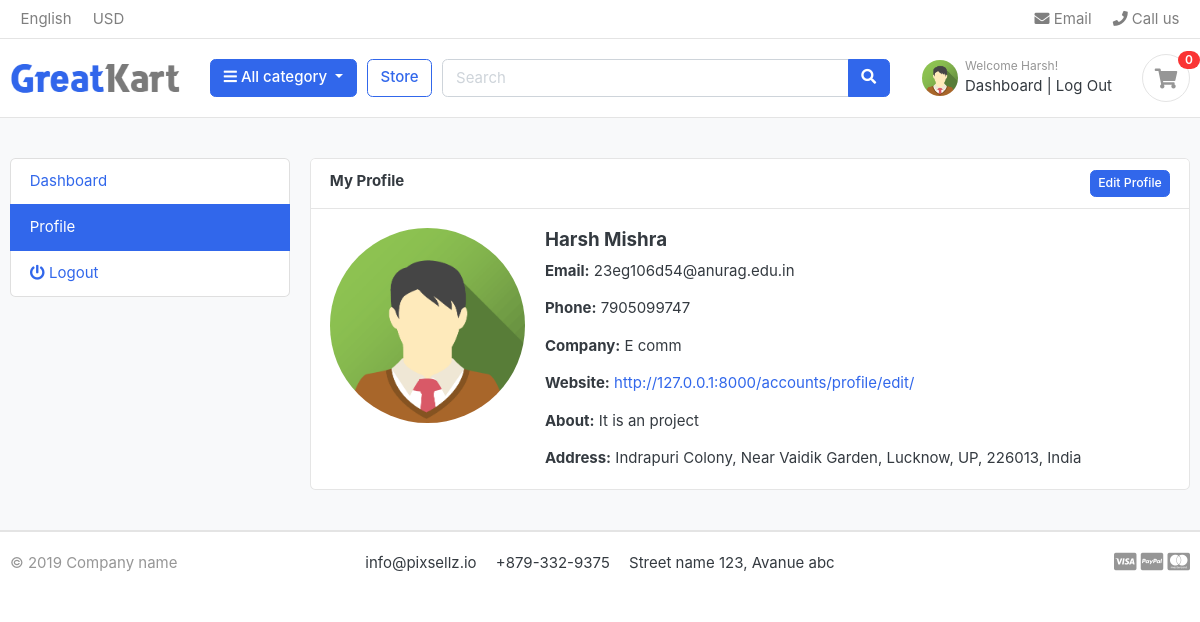
Page /accounts/profile/ (signed in) on the committed database.
### accounts/models.py (models this page shows, shortened)
class Account(AbstractBaseUser):
    first_name = models.CharField(max_length=50)
    last_name = models.CharField(max_length=50)
    username = models.CharField(max_length=50,unique = True)
    email = models.EmailField(max_length=50,unique=True)
    phone_number = models.CharField(max_length=15,null=True)
    date_joined = models.DateTimeField(auto_now_add=True)
    last_login = models.DateTimeField(auto_now=True)  # or we can remove it django handles it
    is_admin = models.BooleanField(default=False)
    is_staff = models.BooleanField(default=False)
    is_active = models.BooleanField(default=False)
    is_superadmin = models.BooleanField(default=False)
    USERNAME_FIELD = 'email'              # now we will be able to login with the 'email' field
    REQUIRED_FIELDS = ['username','first_name','last_name']
    objects = MyAccountManager()     # for telling the Account that we are using MyAccountManager for all the operations i.e. creating user and superuser

class Profile(models.Model):
    GENDER_CHOICES = (
        ('M', 'Male'),
        ('F', 'Female'),
        ('O', 'Other'),
    )
    user = models.OneToOneField(Account, on_delete=models.CASCADE, related_name='profile')
    profile_image = models.ImageField(upload_to='profiles/', blank=True, null=True)
    phone_number = models.CharField(max_length=20, blank=True, null=True)
    company = models.CharField(max_length=100, blank=True)
    website = models.URLField(blank=True)
    about = models.TextField(blank=True)
    gender = models.CharField(max_length=1, choices=GENDER_CHOICES, blank=True)
    dob = models.DateField(blank=True, null=True)
    address_line_1 = models.CharField(max_length=255, blank=True)
    address_line_2 = models.CharField(max_length=255, blank=True)
    city = models.CharField(max_length=50, blank=True)
    state = models.CharField(max_length=50, blank=True)
    country = models.CharField(max_length=50, blank=True)
    postcode = models.CharField(max_length=20, blank=True)
    created_at = models.DateTimeField(auto_now_add=True)
    updated_at = models.DateTimeField(auto_now=True)
    def full_address(self):
        parts = [self.address_line_1, self.address_line_2, self.city, self.state, self.postcode, self.country]
        return ', '.join([p for p in parts if p])

### accounts/views.py (the view)
# urls.py: path('profile/', views.profile_view, name='profile'),
@login_required(login_url='login')
def profile_view(request):
    profile = None
    try:
        profile = request.user.profile
    except Profile.DoesNotExist:
        profile = None
    avatar_urls = get_avatar_urls()
    return render(request, 'accounts/profile.html', {
        'profile': profile,
        'avatar_urls': avatar_urls,
    })

### accounts/context_processors.py (called while the page is built)
def profile(request):
    if request.user.is_authenticated:
        try:
            profile = request.user.profile
        except Profile.DoesNotExist:
            profile = None
        return {'profile': profile}
    return {'profile': None}

### accounts/views.py (called while the page is built)
def get_avatar_urls():
    avatars_dir = os.path.join(settings.BASE_DIR, 'static', 'images', 'avatars')
    avatar_urls = []
    if os.path.isdir(avatars_dir):
        for filename in sorted(os.listdir(avatars_dir)):
            if filename.lower().endswith(('.png', '.jpg', '.jpeg', '.gif', '.webp')):
                avatar_urls.append(settings.STATIC_URL + 'images/avatars/' + filename)
    return avatar_urls

### carts/context_processors.py (called while the page is built)
def counter(request):
    cart_count = 0
    if 'admin' in request.path:
        return {}
    else:
        try:
            cart = Cart.objects.filter(cart_id = _cart_id(request))
            cart_items = CartItem.objects.all().filter(cart = cart[:1])
            for cart_item in cart_items:
                cart_count = cart_count + cart_item.quantity
        except Cart.DoesNotExist:
            cart_count = 0
    return dict(cart_count = cart_count)

### carts/views.py (called while the page is built)
def _cart_id(request):
    cart = request.session.session_key
    if not cart:
        cart = request.session.create()
    return cart

### category/context_processors.py (called while the page is built)
def menu_links(request):
    links = Category.objects.all()
    return dict(links = links)

### category/models.py (called while the page is built)
    def get_url(self):
        return reverse('products_by_category', args=[self.slug])

### templates/accounts/profile.html (shortened to what this page needs)
{% extends 'base.html' %}
{% load static %}
{% block content %}
<section class="section-conten padding-y bg">
<div class="container">
    <div class="row">
        <aside class="col-md-3">
            <ul class="list-group">
                <a class="list-group-item" href="{% url 'dashboard' %}"> Dashboard </a>
                <a class="list-group-item active" href="#"> Profile </a>
                <a class="list-group-item" href="{% url 'logout' %}"><i class="fa fa-power-off"></i> Logout </a>
            </ul>
        </aside>
        <main class="col-md-9">
            <article class="card">
                <header class="card-header">
                    <strong>My Profile</strong>
                    <a class="btn btn-sm btn-primary float-right" href="{% url 'edit_profile' %}">Edit Profile</a>
                </header>
                <div class="card-body">
                    {% if profile %}
                        <div class="row">
                            <div class="col-md-3">
                                {% if profile.profile_image %}
                                    <img src="{{ profile.profile_image.url }}" class="img-fluid rounded-circle">
                                {% else %}
                                    {% if profile.gender == 'M' %}
                                        <img src="{% static 'images/avatars/avatar4.png' %}" class="img-fluid rounded-circle" alt="Profile image">
                                    {% elif profile.gender == 'F' %}
                                        <img src="{% static 'images/avatars/avatar5.jpg' %}" class="img-fluid rounded-circle" alt="Profile image">
                                    {% elif profile.gender == 'O' %}
                                        <img src="{% static 'images/avatars/avatar6.png' %}" class="img-fluid rounded-circle" alt="Profile image">
                                    {% endif %}
                                {% endif %}
                            </div>
                            <div class="col-md-9">
                                <h5>{{ request.user.first_name }} {{ request.user.last_name }}</h5>
                                <p><strong>Email:</strong> {{ request.user.email }}</p>
                                <p><strong>Phone:</strong> {% if profile.phone_number %}{{ profile.phone_number }}{% else %}{{ request.user.phone_number }}{% endif %}</p>
                                <p><strong>Company:</strong> {{ profile.company }}</p>
                                <p><strong>Website:</strong> <a href="{{ profile.website }}">{{ profile.website }}</a></p>
                                <p><strong>About:</strong> {{ profile.about }}</p>
                                <p><strong>Address:</strong> {{ profile.full_address }}</p>
                            </div>
                        </div>
                    {% else %}
                        <p class="text-muted">You don't have a profile yet. <a href="{% url 'edit_profile' %}">Create one now</a>.</p>
                    {% endif %}
                </div>
            </article>
        </main>
    </div>
</div>
</section>
{% endblock %}

### templates/includes/navbar.html (shortened to what this page needs)
{% load static %}
<header class="section-header">
<nav class="navbar p-md-0 navbar-expand-sm navbar-light border-bottom">
<div class="container">
  <div class="collapse navbar-collapse" id="navbarTop4">
    <ul class="navbar-nav mr-auto">
    	<li class="nav-item dropdown">
		 	<a href="#" class="nav-link">   English </a>
		</li>
		<li class="nav-item dropdown">
			<a href="#" class="nav-link"> USD </a>
		</li>
    </ul>
    <ul class="navbar-nav">
		<li><a href="#" class="nav-link"> <i class="fa fa-envelope"></i> Email </a></li>
		<li><a href="#" class="nav-link"> <i class="fa fa-phone"></i> Call us </a></li>
	</ul>
  </div>
</div>
</nav>
<section class="header-main border-bottom">
	<div class="container">
<div class="row align-items-center">
	<div class="col-lg-2 col-md-3 col-6">
		<a href="/" class="brand-wrap">
			<img class="logo" src="{% static './images/logo.png' %}">
		</a>
	</div>
	<div class="col-lg col-sm col-md col-6 flex-grow-0">
		<div class="category-wrap dropdown d-inline-block float-right">
			<button type="button" class="btn btn-primary dropdown-toggle" data-toggle="dropdown">
				<i class="fa fa-bars"></i> All category
			</button>
		</div>
	</div>
	<a href="{% url 'store' %}" class="btn btn-outline-primary">Store</a>
	<div class="col-lg  col-md-6 col-sm-12 col">
		<form action="{% url 'search' %}" class="search" method="GET">
			<div class="input-group w-100">
			    <input type="text" class="form-control" style="width:60%;" placeholder="Search" name = "keyword">
			    <div class="input-group-append">
			      <button class="btn btn-primary" type="submit">
			        <i class="fa fa-search"></i>
			      </button>
			    </div>
		    </div>
		</form>
	</div>
	<div class="col-lg-3 col-sm-6 col-8 order-2 order-lg-3">
				<div class="d-flex justify-content-end mb-3 mb-lg-0">
					{% if user.id is None %}
					<div class="widget-header">
						<small class="title text-muted">Welcome guest!</small>
						<div>
							<a href="{% url 'login' %}">Sign in</a> <span class="dark-transp"> | </span>
							<a href="{% url 'register' %}"> Register</a>
						</div>
					</div>
					{% else %}
					<div class="d-flex align-items-center">
						{% if profile.profile_image %}
                                    <img src="{{ profile.profile_image.url }}" class="img-xs rounded-circle mr-2" style="width:36px;height:36px;object-fit:cover;" alt="Profile image">
                                {% else %}
                                    {% if profile.gender == 'M' %}
                                        <img src="{% static 'images/avatars/avatar4.png' %}" class="img-xs rounded-circle mr-2" style="width:36px;height:36px;object-fit:cover;" alt="Profile image">
                                    {% elif profile.gender == 'F' %}
                                        <img src="{% static 'images/avatars/avatar5.jpg' %}" class="img-xs rounded-circle mr-2" style="width:36px;height:36px;object-fit:cover;" alt="Profile image">
                                    {% elif profile.gender == 'O' %}
                                        <img src="{% static 'images/avatars/avatar6.png' %}" class="img-xs rounded-circle mr-2" style="width:36px;height:36px;object-fit:cover;" alt="Profile image">
                                    {% endif %}
                                {% endif %}
						<div class="widget-header">
							<small class="title text-muted">Welcome {{user.first_name}}!</small>
							<div>
								<a href="{% url 'dashboard' %}">Dashboard</a> <span class="dark-transp"> | </span>
								<a href="{% url 'logout' %}"> Log Out</a>
							</div>
						</div>
					</div>
					{% endif %}
					<a href="{% url 'cart' %}" class="widget-header pl-3 ml-3">
						<div class="icon icon-sm rounded-circle border"><i class="fa fa-shopping-cart"></i></div>
						<span class="badge badge-pill badge-danger notify">{{cart_count}}</span>
					</a>
				</div>
			</div>
</div>
	</div>
</section>
</header>

### static/css/ui.css (style rules this page uses)
html { font-family: "Inter", sans-serif; font-size: 15px; }
.icon-xs, .icon-sm, .icon-md, .icon-lg { display: inline-block; text-align: center; flex-shrink: 0; flex-grow: 0; }
.icon-sm { width: 48px; height: 48px; line-height: 48px !important; font-size: 20px; }
.img-xs, .img-sm, .img-md, .img-lg { -o-object-fit: cover; object-fit: cover; flex-shrink: 0; flex-grow: 0; }
.img-xs { width: 40px; height: 40px; }
.padding-y { padding-top: 40px; padding-bottom: 40px; }
article:after, .form-group:after { display: block; clear: both; content: ""; }
.bg { background-color: #f8f9fa; }
p:last-child { margin-bottom: 0; }
.header-main { position: relative; padding-top: 1rem; padding-bottom: 1rem; }
.brand-wrap .logo, .navbar-brand .logo { margin-right: 7px; max-height: 42px; display: inline-block; }
.widget-header { display: inline-block; vertical-align: middle; position: relative; }
.widget-header a { color: #343a40; }
.widget-header i { color: #969696; }
.widget-header .title { display: block; }
.widget-header .notify { position: absolute; top: -3px; right: -10px; }
.notify { position: absolute; top: -4px; right: -10px; display: inline-block; padding: 0.25em 0.6em; font-size: 12px; line-height: 1; text-align: center; border-radius: 3rem; color: #fff; background-color: #fa3434; }

### rows in the picture
Account: first_name "Harsh", user.first_name "Harsh", user.last_name "Mishra", user.email "23eg106d54@anurag.edu.in"
Profile: phone_number "7905099747", company "E comm", website "http://127.0.0.1:8000/accounts/profile/edit/", about "It is an project", full_address "Indrapuri Colony, Near Vaidik Garden, Lucknow, UP, 226013, India"

### other values in the picture
{{ cart_count }} "0"
